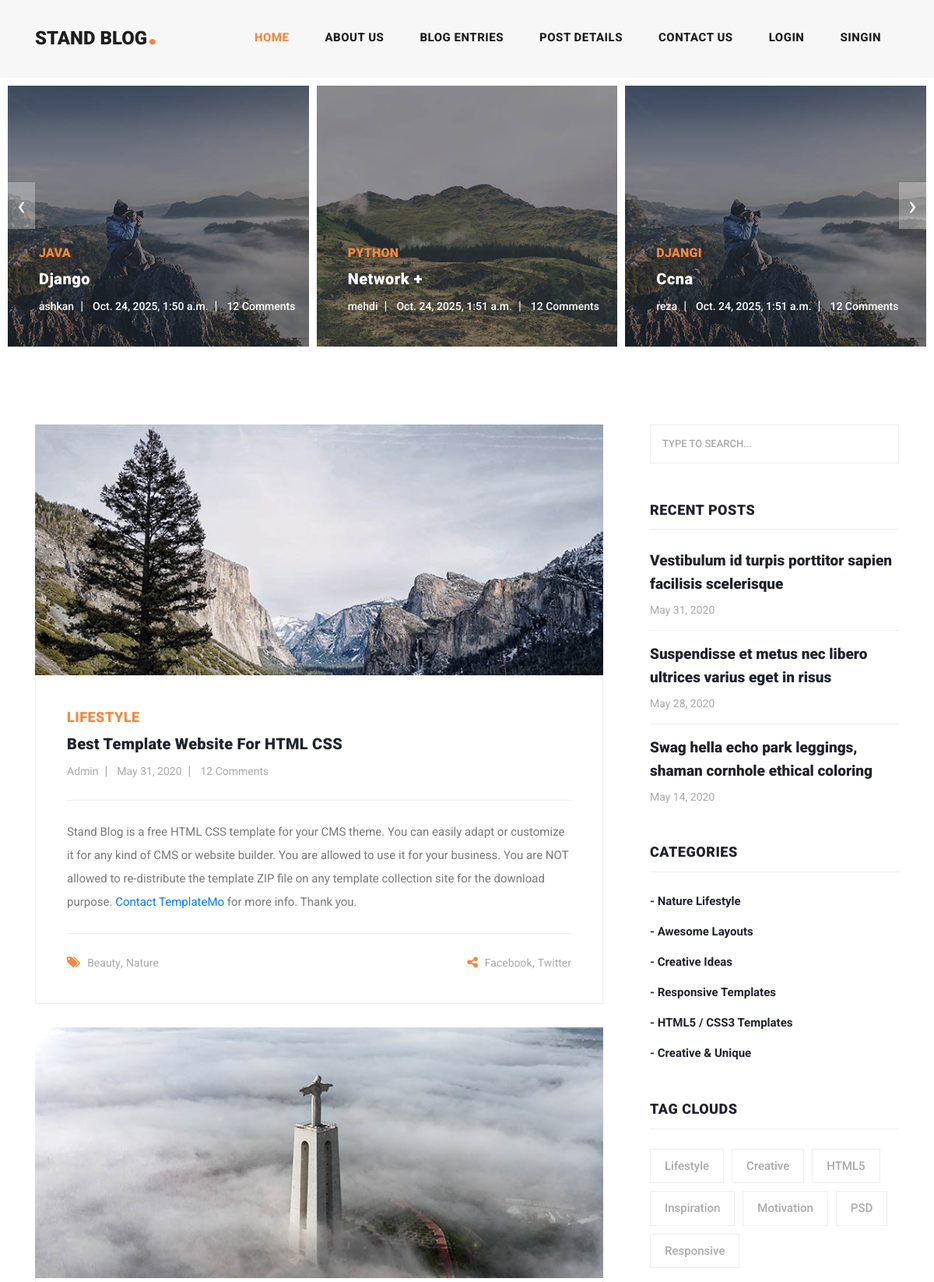
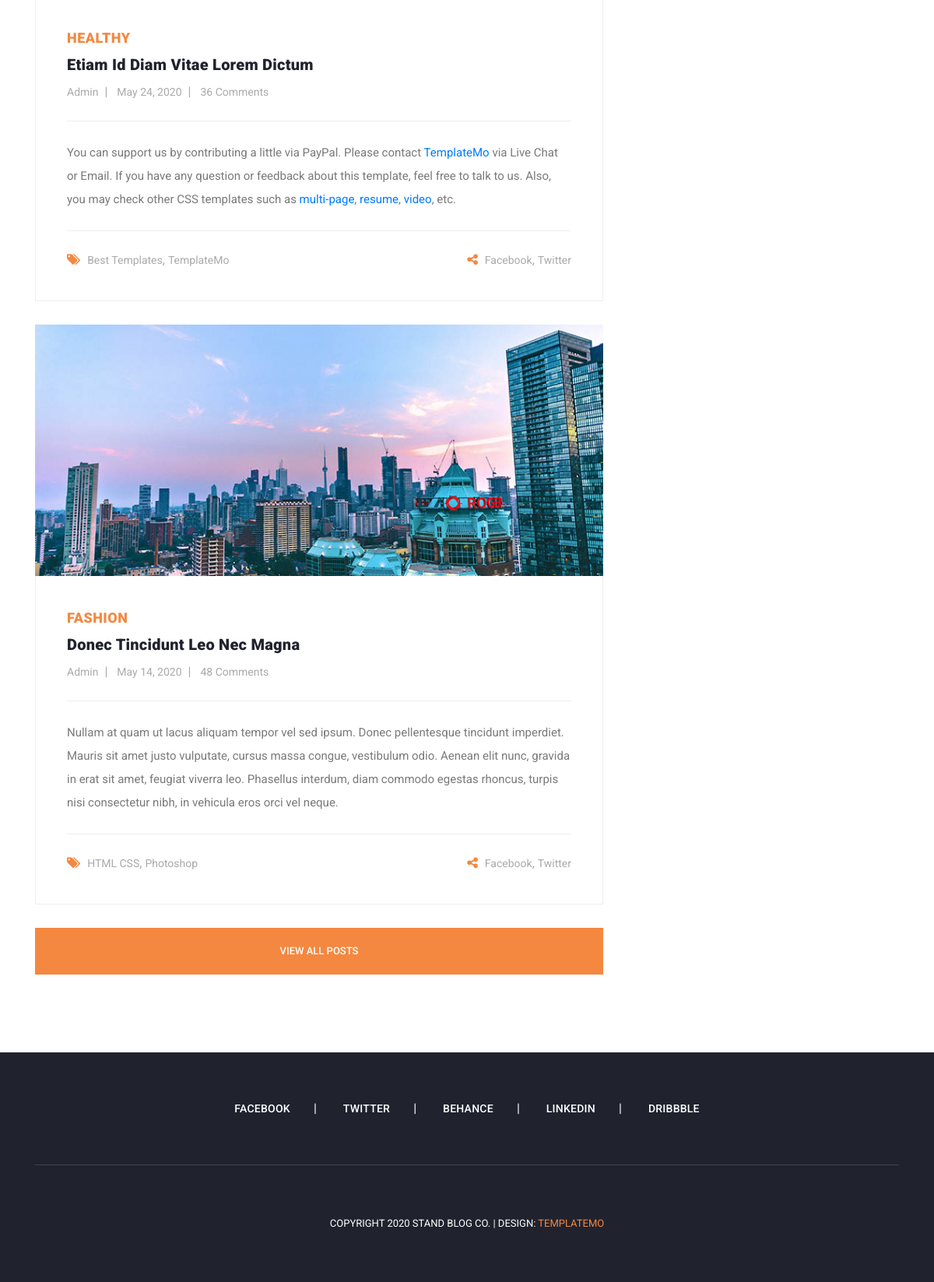
The page / on the database its author committed (2 pictures, top to bottom).
### blog/models.py (models this page shows, shortened)
class artikle(models.Model):
    author = models.ForeignKey(User , on_delete=models.CASCADE)
    title = models.CharField(max_length=10 , unique=True , unique_for_date='pub_date')
    category = models.ManyToManyField(Category)
    body = models.TextField()
    image = models.ImageField(upload_to="images/artikle")
    created_time = models.DateTimeField(auto_now_add=True)
    update_time = models.DateTimeField(auto_now=True)
    pub_date = models.DateField(default=timezone.datetime.now())

class Category(models.Model):
    title = models.CharField(max_length=50)
    created_time = models.DateTimeField(auto_now_add=True)
    def __str__(self):
        return self.title

### home_app/views.py (the view)
# urls.py: path('' , views.show_home , name="home")
def show_home(request):
    Artikle = artikle.objects.all()
    return render(request , 'home_app/index.html' , context={ 'Artikle': Artikle } )

### home_app/templates/home_app/index.html (shortened to what this page needs)
{% extends "base.html" %}
{% load static %}
{% block content %}
    <div class="main-banner header-text">
      <div class="container-fluid">
        <div class="owl-banner owl-carousel">
        {% for show_artikle in Artikle %}
          <div class="item">
            <img src="{{ show_artikle.image.url }}" alt="{{ show_artikle.title }}">
            <div class="item-content">
              <div class="main-content">
                <div class="meta-category">
                  <span>{{ show_artikle.category.first }}</span>
                </div>
                <a href="{% url 'blog:blog' show_artikle.id %}"><h4>{{ show_artikle.title }}</h4></a>
                <ul class="post-info">
                  <li><a href="#">{{ show_artikle.author.username }}</a></li>
                  <li><a href="#">{{ show_artikle.created_time }}</a></li>
                  <li><a href="#">12 Comments</a></li>
                </ul>
              </div>
            </div>
          </div>
        {% endfor %}
        </div>
      </div>
    </div>
    <section class="blog-posts">
      <div class="container">
        <div class="row">
          <div class="col-lg-8">
            <div class="all-blog-posts">
              <div class="row">
                <div class="col-lg-12">
                  <div class="blog-post">
                    <div class="blog-thumb">
                      <img src="assets/images/blog-post-01.jpg" alt="">
                    </div>
                    <div class="down-content">
                      <span>Lifestyle</span>
                      <a href="post-details.html"><h4>Best Template Website for HTML CSS</h4></a>
                      <ul class="post-info">
                        <li><a href="#">Admin</a></li>
                        <li><a href="#">May 31, 2020</a></li>
                        <li><a href="#">12 Comments</a></li>
                      </ul>
                      <p>Stand Blog is a free HTML CSS template for your CMS theme. You can easily adapt or customize it for any kind of CMS or website builder. You are allowed to use it for your business. You are NOT allowed to re-distribute the template ZIP file on any template collection site for the download purpose. <a rel="nofollow" href="https://templatemo.com/contact" target="_parent">Contact TemplateMo</a> for more info. Thank you.</p>
                      <div class="post-options">
                        <div class="row">
                          <div class="col-6">
                            <ul class="post-tags">
                              <li><i class="fa fa-tags"></i></li>
                              <li><a href="#">Beauty</a>,</li>
                              <li><a href="#">Nature</a></li>
                            </ul>
                          </div>
                          <div class="col-6">
                            <ul class="post-share">
                              <li><i class="fa fa-share-alt"></i></li>
                              <li><a href="#">Facebook</a>,</li>
                              <li><a href="#"> Twitter</a></li>
                            </ul>
                          </div>
                        </div>
                      </div>
                    </div>
                  </div>
                </div>
                <div class="col-lg-12">
                  <div class="blog-post">
                    <div class="blog-thumb">
                      <img src="assets/images/blog-post-02.jpg" alt="">
                    </div>
                    <div class="down-content">
                      <span>Healthy</span>
                      <a href="post-details.html"><h4>Etiam id diam vitae lorem dictum</h4></a>
                      <ul class="post-info">
                        <li><a href="#">Admin</a></li>
                        <li><a href="#">May 24, 2020</a></li>
                        <li><a href="#">36 Comments</a></li>
                      </ul>
                      <p>You can support us by contributing a little via PayPal. Please contact <a rel="nofollow" href="https://templatemo.com/contact" target="_parent">TemplateMo</a> via Live Chat or Email. If you have any question or feedback about this template, feel free to talk to us. Also, you may check other CSS templates such as <a rel="nofollow" href="https://templatemo.com/tag/multi-page" target="_parent">multi-page</a>, <a rel="nofollow" href="https://templatemo.com/tag/resume" target="_parent">resume</a>, <a rel="nofollow" href="https://templatemo.com/tag/video" target="_parent">video</a>, etc.</p>
                      <div class="post-options">
                        <div class="row">
                          <div class="col-6">
                            <ul class="post-tags">
                              <li><i class="fa fa-tags"></i></li>
                              <li><a href="#">Best Templates</a>,</li>
                              <li><a href="#">TemplateMo</a></li>
                            </ul>
                          </div>
                          <div class="col-6">
                            <ul class="post-share">
                              <li><i class="fa fa-share-alt"></i></li>
                              <li><a href="#">Facebook</a>,</li>
                              <li><a href="#">Twitter</a></li>
                            </ul>
                          </div>
                        </div>
                      </div>
                    </div>
                  </div>
                </div>
                <div class="col-lg-12">
                  <div class="blog-post">
                    <div class="blog-thumb">
                      <img src="assets/images/blog-post-03.jpg" alt="">
                    </div>
                    <div class="down-content">
                      <span>Fashion</span>
                      <a href="post-details.html"><h4>Donec tincidunt leo nec magna</h4></a>
                      <ul class="post-info">
                        <li><a href="#">Admin</a></li>
                        <li><a href="#">May 14, 2020</a></li>
                        <li><a href="#">48 Comments</a></li>
                      </ul>
                      <p>Nullam at quam ut lacus aliquam tempor vel sed ipsum. Donec pellentesque tincidunt imperdiet. Mauris sit amet justo vulputate, cursus massa congue, vestibulum odio. Aenean elit nunc, gravida in erat sit amet, feugiat viverra leo. Phasellus interdum, diam commodo egestas rhoncus, turpis nisi consectetur nibh, in vehicula eros orci vel neque.</p>
                      <div class="post-options">
                        <div class="row">
                          <div class="col-6">
                            <ul class="post-tags">
                              <li><i class="fa fa-tags"></i></li>
                              <li><a href="#">HTML CSS</a>,</li>
                              <li><a href="#">Photoshop</a></li>
                            </ul>
                          </div>
                          <div class="col-6">
                            <ul class="post-share">
                              <li><i class="fa fa-share-alt"></i></li>
                              <li><a href="#">Facebook</a>,</li>
                              <li><a href="#">Twitter</a></li>
                            </ul>
                          </div>
                        </div>
                      </div>
                    </div>
                  </div>
                </div>
                <div class="col-lg-12">
                  <div class="main-button">
                    <a href="blog.html">View All Posts</a>
                  </div>
                </div>
              </div>
            </div>
          </div>
          <div class="col-lg-4">
            <div class="sidebar">
              <div class="row">
                <div class="col-lg-12">
                  <div class="sidebar-item search">
                    <form id="search_form" name="gs" method="GET" action="#">
                      <input type="text" name="q" class="searchText" placeholder="type to search..." autocomplete="on">
                    </form>
                  </div>
                </div>
                <div class="col-lg-12">
                  <div class="sidebar-item recent-posts">
                    <div class="sidebar-heading">
                      <h2>Recent Posts</h2>
                    </div>
                    <div class="content">
                      <ul>
                        <li><a href="post-details.html">
                          <h5>Vestibulum id turpis porttitor sapien facilisis scelerisque</h5>
                          <span>May 31, 2020</span>
                        </a></li>
                        <li><a href="post-details.html">
                          <h5>Suspendisse et metus nec libero ultrices varius eget in risus</h5>
                          <span>May 28, 2020</span>
                        </a></li>
                        <li><a href="post-details.html">
                          <h5>Swag hella echo park leggings, shaman cornhole ethical coloring</h5>
                          <span>May 14, 2020</span>
                        </a></li>
                      </ul>
                    </div>
                  </div>
                </div>
                <div class="col-lg-12">
                  <div class="sidebar-item categories">
                    <div class="sidebar-heading">
                      <h2>Categories</h2>
                    </div>
                    <div class="content">
                      <ul>
                        <li><a href="#">- Nature Lifestyle</a></li>
                        <li><a href="#">- Awesome Layouts</a></li>
                        <li><a href="#">- Creative Ideas</a></li>
                        <li><a href="#">- Responsive Templates</a></li>
                        <li><a href="#">- HTML5 / CSS3 Templates</a></li>
                        <li><a href="#">- Creative &amp; Unique</a></li>
                      </ul>
                    </div>
                  </div>
                </div>
                <div class="col-lg-12">
                  <div class="sidebar-item tags">
                    <div class="sidebar-heading">
                      <h2>Tag Clouds</h2>
                    </div>
                    <div class="content">
                      <ul>
                        <li><a href="#">Lifestyle</a></li>
                        <li><a href="#">Creative</a></li>
                        <li><a href="#">HTML5</a></li>
                        <li><a href="#">Inspiration</a></li>
                        <li><a href="#">Motivation</a></li>
                        <li><a href="#">PSD</a></li>
                        <li><a href="#">Responsive</a></li>
                      </ul>
                    </div>
                  </div>
                </div>
              </div>
            </div>
          </div>
        </div>
      </div>
    </section>
{% endblock content %}

### rows shown on the page
artikle: image (picture), category.first "JAVA", title "Django", author.username "ashkan", created_time "Oct. 24, 2025, 1:50 a.m."
artikle: image (picture), category.first "PYTHON", title "Network +", author.username "mehdi", created_time "Oct. 24, 2025, 1:51 a.m."
artikle: image (picture), category.first "DJANGI", title "Ccna", author.username "reza", created_time "Oct. 24, 2025, 1:51 a.m."
